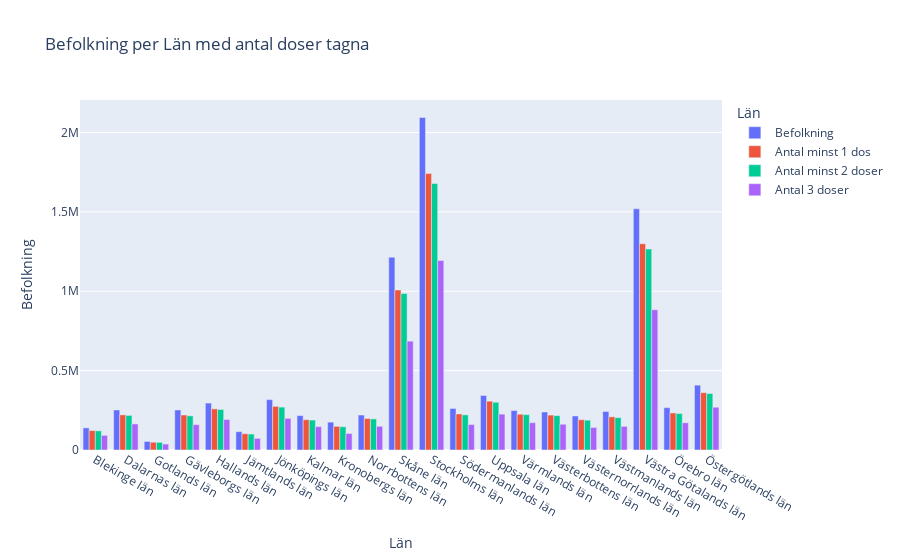

This figure's notebook cell:
### Code cell
# f) Rita stapeldiagram för andel med minst 1 dos per län, andel två doser per län och andel tre doser per län


vaccin_län = vaccindata.groupby(["Län_namn"])[["Befolkning", "Antal minst 1 dos", "Antal minst 2 doser", "Antal 3 doser"]].sum()


vaccin_andel_län = vaccindata.groupby(["Län_namn"])[["Befolkning", "Antal minst 1 dos", "Antal minst 2 doser", "Antal 3 doser"]].sum()
vaccin_andel_län["Andel 1 Dos"] = (vaccin_andel_län["Antal minst 1 dos"] / vaccin_andel_län["Befolkning"]).round(2) * 100
vaccin_andel_län["Andel 2 Dos"] = (vaccin_andel_län["Antal minst 2 doser"] / vaccin_andel_län["Befolkning"]).round(2) * 100
vaccin_andel_län["Andel 3 Dos"] = (vaccin_andel_län["Antal 3 doser"] / vaccin_andel_län["Befolkning"]).round(2) * 100

vaccin_andel_län.head(),
fig = px.bar(vaccin_län, barmode='group', labels={'value':'Befolkning', 'Län_namn':'Län', 'variable':'Län'}, title="Befolkning per Län med antal doser tagna")
fig.write_image("Visualiseringar/Antal_doser_Covid19_Dataset.png")
fig.show()

### Figure 1 — Plotly figure (JSON) as saved in the notebook; plotly's stock layout.template omitted (floating-point values rounded to 4 significant figures)
{"data": [{"alignmentgroup": "True", "hovertemplate": "Län=%{x}<br>Befolkning=%{y}<extra></extra>", "legendgroup": "Befolkning", "marker": {"color": "#636efa", "pattern": {"shape": ""}}, "name": "Befolkning", "offsetgroup": "Befolkning", "orientation": "v", "showlegend": true, "textposition": "auto", "type": "bar", "x": ["Blekinge län", "Dalarnas län", "Gotlands län", "Gävleborgs län", "Hallands län", "Jämtlands län", "Jönköpings län", "Kalmar län", "Kronobergs län", "Norrbottens län", "Skåne län", "Stockholms län", "Södermanlands län", "Uppsala län", "Värmlands län", "Västerbottens län", "Västernorrlands län", "Västmanlands län", "Västra Götalands län", "Örebro län", "Östergötlands län"], "xaxis": "x", "y": [139327, 252075, 53924, 252216, 295663, 115398, 317355, 216763, 175503, 220199, 1215047, 2094721, 261596, 343478, 248314, 239604, 214317, 242630, 1519483, 266544, 408633], "yaxis": "y"}, {"alignmentgroup": "True", "hovertemplate": "Län=%{x}<br>Befolkning=%{y}<extra></extra>", "legendgroup": "Antal minst 1 dos", "marker": {"color": "#EF553B", "pattern": {"shape": ""}}, "name": "Antal minst 1 dos", "offsetgroup": "Antal minst 1 dos", "orientation": "v", "showlegend": true, "textposition": "auto", "type": "bar", "x": ["Blekinge län", "Dalarnas län", "Gotlands län", "Gävleborgs län", "Hallands län", "Jämtlands län", "Jönköpings län", "Kalmar län", "Kronobergs län", "Norrbottens län", "Skåne län", "Stockholms län", "Södermanlands län", "Uppsala län", "Värmlands län", "Västerbottens län", "Västernorrlands län", "Västmanlands län", "Västra Götalands län", "Örebro län", "Östergötlands län"], "xaxis": "x", "y": [122498, 221409, 48776, 220378, 259131, 102225, 274951, 190910, 149136, 198469, 1007893, 1741560, 227120, 307564, 225287, 219942, 191008, 208940, 1299444, 233493, 360974], "yaxis": "y"}, {"alignmentgroup": "True", "hovertemplate": "Län=%{x}<br>Befolkning=%{y}<extra></extra>", "legendgroup": "Antal minst 2 doser", "marker": {"color": "#00cc96", "pattern": {"shape": ""}}, "name": "Antal minst 2 doser", "offsetgroup": "Antal minst 2 doser", "orientation": "v", "showlegend": true, "textposition": "auto", "type": "bar", "x": ["Blekinge län", "Dalarnas län", "Gotlands län", "Gävleborgs län", "Hallands län", "Jämtlands län", "Jönköpings län", "Kalmar län", "Kronobergs län", "Norrbottens län", "Skåne län", "Stockholms län", "Södermanlands län", "Uppsala län", "Värmlands län", "Västerbottens län", "Västernorrlands län", "Västmanlands län", "Västra Götalands län", "Örebro län", "Östergötlands län"], "xaxis": "x", "y": [120736, 217994, 47925, 215269, 255335, 100514, 270262, 188515, 146491, 195881, 985531, 1678530, 221345, 300836, 222685, 216494, 187776, 203848, 1266850, 229870, 355898], "yaxis": "y"}, {"alignmentgroup": "True", "hovertemplate": "Län=%{x}<br>Befolkning=%{y}<extra></extra>", "legendgroup": "Antal 3 doser", "marker": {"color": "#ab63fa", "pattern": {"shape": ""}}, "name": "Antal 3 doser", "offsetgroup": "Antal 3 doser", "orientation": "v", "showlegend": true, "textposition": "auto", "type": "bar", "x": ["Blekinge län", "Dalarnas län", "Gotlands län", "Gävleborgs län", "Hallands län", "Jämtlands län", "Jönköpings län", "Kalmar län", "Kronobergs län", "Norrbottens län", "Skåne län", "Stockholms län", "Södermanlands län", "Uppsala län", "Värmlands län", "Västerbottens län", "Västernorrlands län", "Västmanlands län", "Västra Götalands län", "Örebro län", "Östergötlands län"], "xaxis": "x", "y": [92316, 164370, 37454, 159715, 192065, 73356, 199548, 147252, 103847, 149411, 685887, 1193900, 160546, 225885, 172027, 162315, 142147, 148783, 883528, 171440, 269526], "yaxis": "y"}], "layout": {"barmode": "group", "legend": {"title": {"text": "Län"}, "tracegroupgap": 0}, "title": {"text": "Befolkning per Län med antal doser tagna"}, "xaxis": {"anchor": "y", "domain": [0, 1], "title": {"text": "Län"}}, "yaxis": {"anchor": "x", "domain": [0, 1], "title": {"text": "Befolkning"}}}}
